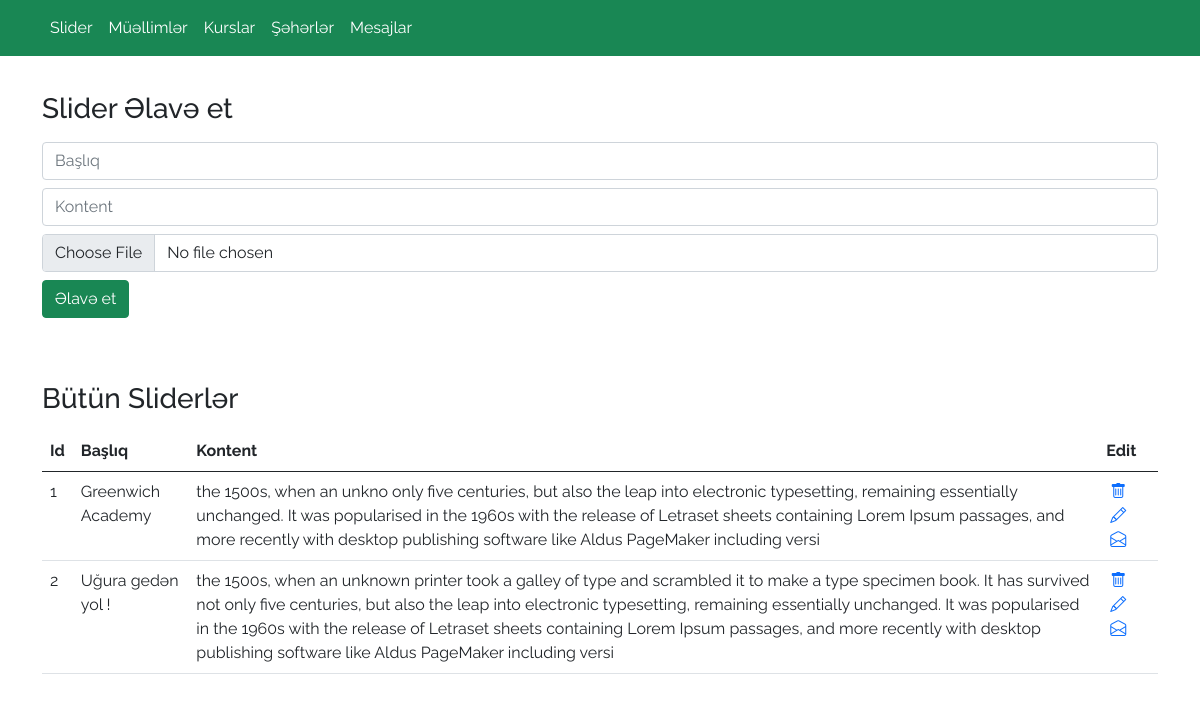
Screenshot of /admin/slider/ with the database file from the repository.
### app.py (models this page shows)
class Slider(db.Model):
    id=db.Column(db.Integer,primary_key=True)
    title=db.Column(db.String(120))
    desc=db.Column(db.String(120))
    img=db.Column(db.String(120))

### app.py (the view, shortened to what this page needs)
@app.route("/admin/slider/",methods=['GET','POST'])
def slider():
    sliders=Slider.query.all()
    return render_template("admin/slider.html",sliders=sliders)

### templates/admin/slider.html
{% extends 'admin/layout.html' %}
{% block content %}
<section class="slider"style="padding: 20px 0px;">
  <div class="container">
      <div class="row">
          <div class="col-12">
              <h3 class="my-3">Slider Əlavə et</h3>
              <form action="/admin/slider/" method="POST" enctype="multipart/form-data">
              <div class="from-group my-2">
                  <input type="text" class="form-control" name="title" placeholder="Başlıq">
              </div>
              <div class="from-group my-2">
                  <input type="text" class="form-control" name="desc" placeholder="Kontent">
              </div>
              <div class="from-group my-2">
                  <input type="file" class="form-control" name="img" placeholder="Image">
              </div>
              <div class="from-group my-2">
                  <input type="submit"  class="btn btn-success" value="Əlavə et">
              </div>
              </form>
          </div>
      </div>
  </div>
</section>
<section class="Slider"style="padding: 20px 0px;">
  <div class="container">
      <div class="row">
          <div class="col-12">
              <h3 class="my-3">Bütün Sliderlər</h3>
              <table class="table">
                  <thead>
                    <tr>
                      <th scope="col">Id</th>
                      <th scope="col">Başlıq</th>
                      <th scope="col">Kontent</th>
                      <th scope="col">Edit</th>
                    </tr>
                  </thead>
                  <tbody>
                    {% for slider in sliders %}
                    <tr>
                      <td>{{slider.id}}</td>
                      <td>{{slider.title}}</td>
                      <td>{{slider.desc}}</td>
                      <td>
                          <a href="/admin/slider/delete/{{slider.id}}"><i class="bi bi-trash mx-1"></i></a>
                          <a href="/admin/slider/update/{{slider.id}}"><i class="bi bi-pencil mx-1"></i></a>
                          <a href="/admin/slider/detail/{{slider.id}}"><i class="bi bi-envelope-open mx-1"></i></a>
                      </td>
                    </tr>
                    {% endfor %}
                  </tbody>
                </table>
          </div>
      </div>
  </div>
</section>
{% endblock %}

### templates/admin/layout.html (style rules this page uses)
body { font-family: 'Raleway', sans-serif; }

### rows the page displays
Slider: id "1", title "Greenwich Academy", desc "the 1500s, when an unkno only five centuries, but also the leap into electronic typesetting, remaining essentially unchanged. It was popularised in the 1960s with the release of Letraset sheets containing Lorem Ipsum passages, and more recently with desktop publishing software like Aldus PageMaker including versi"
Slider: id "2", title "Uğura gedən yol !", desc "the 1500s, when an unknown printer took a galley of type and scrambled it to make a type specimen book. It has survived not only five centuries, but also the leap into electronic typesetting, remaining essentially unchanged. It was popularised in the 1960s with the release of Letraset sheets containing Lorem Ipsum passages, and more recently with desktop publishing software like Aldus PageMaker including versi"
